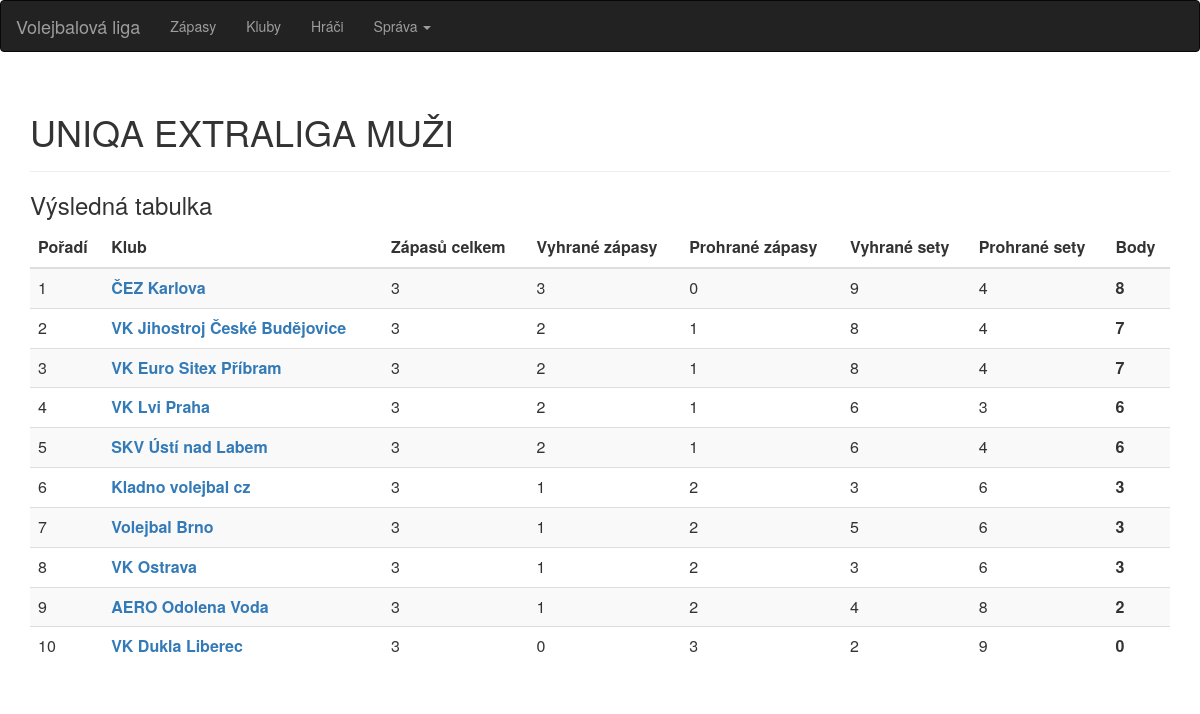
The page / on the database its author committed.
### volejbal/models.py (models this page shows)
class Tabulka(models.Model):
    klub = models.ForeignKey('Klub',on_delete=models.CASCADE)
    zapasy_celkem = models.IntegerField()
    vyhry = models.IntegerField()
    prohry = models.IntegerField()
    vyhrane_sety = models.IntegerField()
    prohrane_sety = models.IntegerField()
    body = models.IntegerField()

class Klub(models.Model):
    nazev = models.CharField(max_length=100)
    trener = models.ForeignKey('Trener',on_delete=models.CASCADE)
    hala = models.ForeignKey('Hala',on_delete=models.CASCADE)
    def __str__(self):
        return f'{self.nazev}'

### volejbal/views.py (the view)
# urls.py: path('', volejbal.views.main, name='main'),
def main(request):
    try:
        t = Tabulka.objects.all().order_by('-body')
    except Tabulka.DoesNotExist:
        raise Http404("Tabulka does not exist")
    return render(request, 'main.html', {'tab': t})

### templates/main.html (shortened to what this page needs)
{% extends "base.html" %}
{% block content %}
    <div class="container">
        <div class="page-header">
            <h1>UNIQA EXTRALIGA MUŽI</h1>
        </div>
    <h3>Výsledná tabulka</h3>
    <table class="table table-striped">
    <thead>
      <tr>
          <th>Pořadí</th>
          <th>Klub</th>
          <th>Zápasů celkem</th>
          <th>Vyhrané zápasy</th>
          <th>Prohrané zápasy</th>
          <th>Vyhrané sety</th>
          <th>Prohrané sety</th>
          <th>Body</th>
      </tr>
    </thead>
    <tbody>
    {% for t in tab %}
      <tr>
          <td></td>
          <td><strong><a href="{% url 'klub_info' t.klub_id %}">{{ t.klub }}</a></strong></td>
          <td>{{ t.zapasy_celkem }}</td>
          <td>{{ t.vyhry }}</td>
          <td>{{ t.prohry }}</td>
          <td>{{ t.vyhrane_sety }}</td>
          <td>{{ t.prohrane_sety }}</td>
          <td><strong>{{ t.body }}</strong></td>
      </tr>
     {% endfor %}
    </tbody>
  </table>
    </div>
{% endblock %}

### templates/base.html (shortened to what this page needs)
<!DOCTYPE html>
<html lang="en">
<head>
  <link rel="stylesheet" href="https://maxcdn.bootstrapcdn.com/bootstrap/3.4.1/css/bootstrap.min.css">
</head>
<body>
<nav class="navbar navbar-inverse">
  <div class="container-fluid">
    <div class="navbar-header">
        <a class="navbar-brand" href="{% url 'main' %}">Volejbalová liga</a>
    </div>
    <ul class="nav navbar-nav">
        <li><a href="{% url 'seznam_zapasu' %}">Zápasy</a></li>
      <li><a href="{% url 'seznam_klubu' %}">Kluby</a></li>
      <li><a href="{% url 'seznam_hracu' %}">Hráči</a></li>
         <li class="dropdown">
        <a class="dropdown-toggle" data-toggle="dropdown" href="#">Správa
        <span class="caret"></span></a>
    </ul>
  </div>
</nav>
{% block content %}
{% endblock %}
</body>
</html>

### templates/main.html (style rules this page uses)
table tbody { counter-reset: rowNumber; }
table tbody tr { counter-increment: rowNumber; }
table tr td:first-child::before { content: counter(rowNumber); min-width: 1em; margin-right: 0.5em; }

### rows shown on the page
Tabulka: klub "ČEZ Karlova", zapasy_celkem "3", vyhry "3", prohry "0", vyhrane_sety "9", prohrane_sety "4", body "8"
Tabulka: klub "VK Jihostroj České Budějovice", zapasy_celkem "3", vyhry "2", prohry "1", vyhrane_sety "8", prohrane_sety "4", body "7"
Tabulka: klub "VK Euro Sitex Příbram", zapasy_celkem "3", vyhry "2", prohry "1", vyhrane_sety "8", prohrane_sety "4", body "7"
Tabulka: klub "VK Lvi Praha", zapasy_celkem "3", vyhry "2", prohry "1", vyhrane_sety "6", prohrane_sety "3", body "6"
Tabulka: klub "SKV Ústí nad Labem", zapasy_celkem "3", vyhry "2", prohry "1", vyhrane_sety "6", prohrane_sety "4", body "6"
Tabulka: klub "Kladno volejbal cz", zapasy_celkem "3", vyhry "1", prohry "2", vyhrane_sety "3", prohrane_sety "6", body "3"
Tabulka: klub "Volejbal Brno", zapasy_celkem "3", vyhry "1", prohry "2", vyhrane_sety "5", prohrane_sety "6", body "3"
Tabulka: klub "VK Ostrava", zapasy_celkem "3", vyhry "1", prohry "2", vyhrane_sety "3", prohrane_sety "6", body "3"
Tabulka: klub "AERO Odolena Voda", zapasy_celkem "3", vyhry "1", prohry "2", vyhrane_sety "4", prohrane_sety "8", body "2"
Tabulka: klub "VK Dukla Liberec", zapasy_celkem "3", vyhry "0", prohry "3", vyhrane_sety "2", prohrane_sety "9", body "0"
